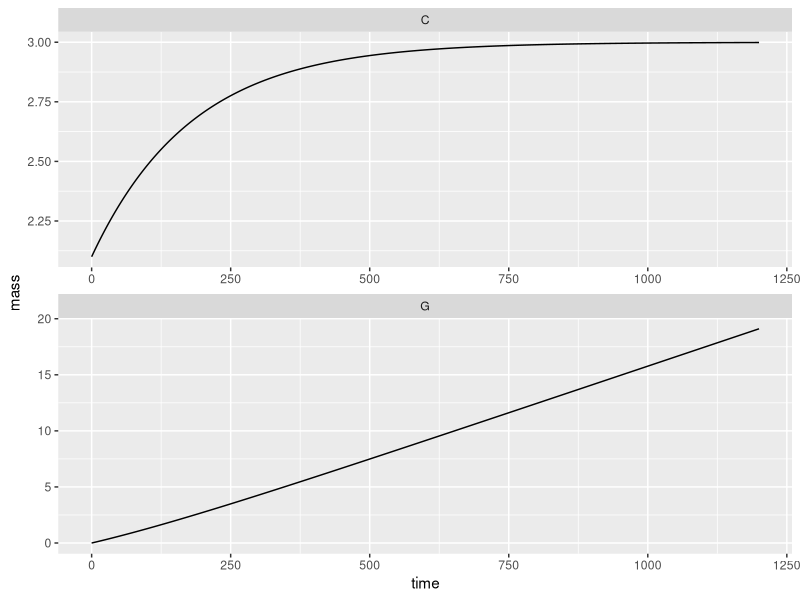
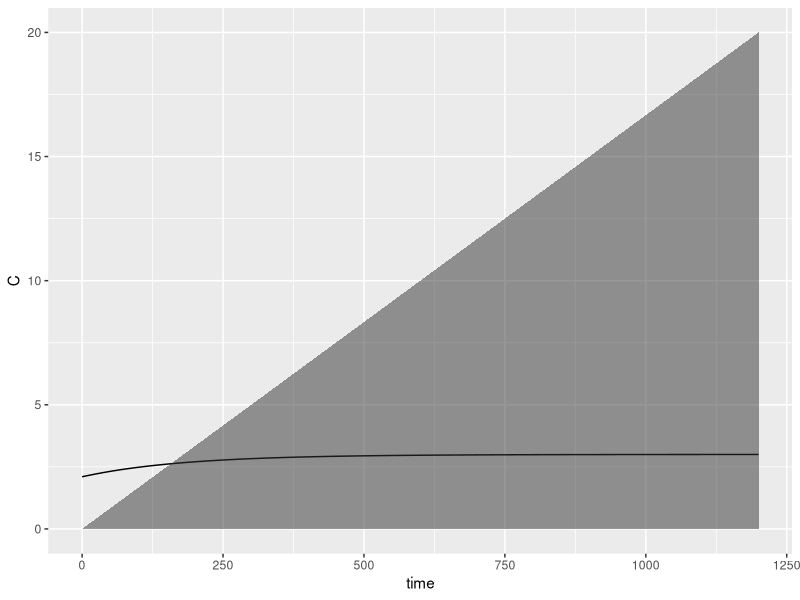
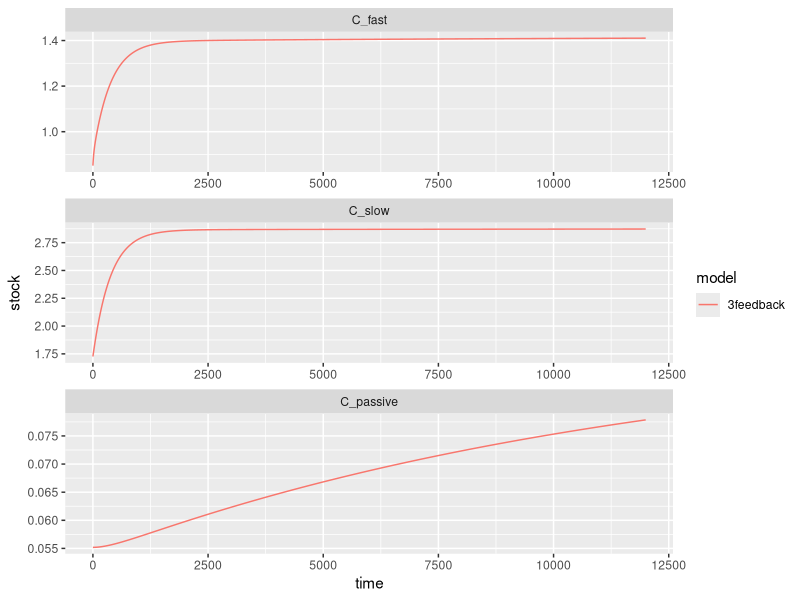
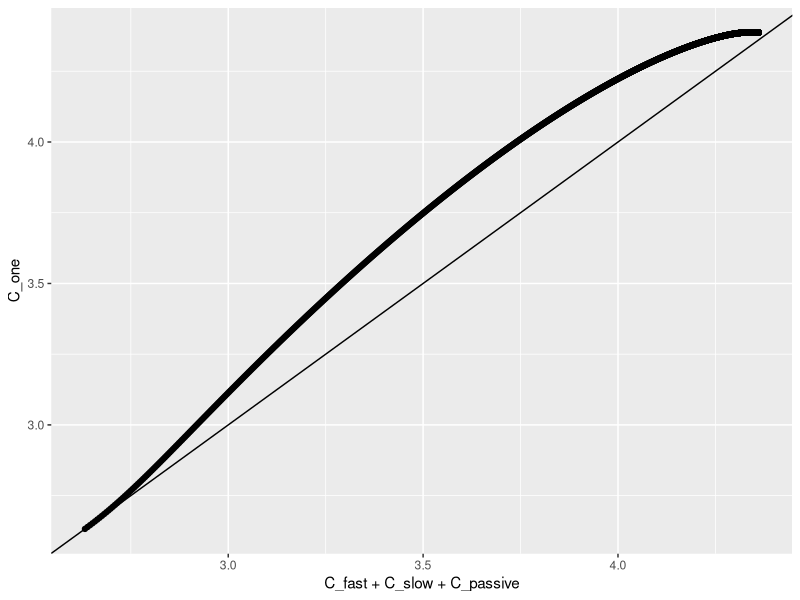
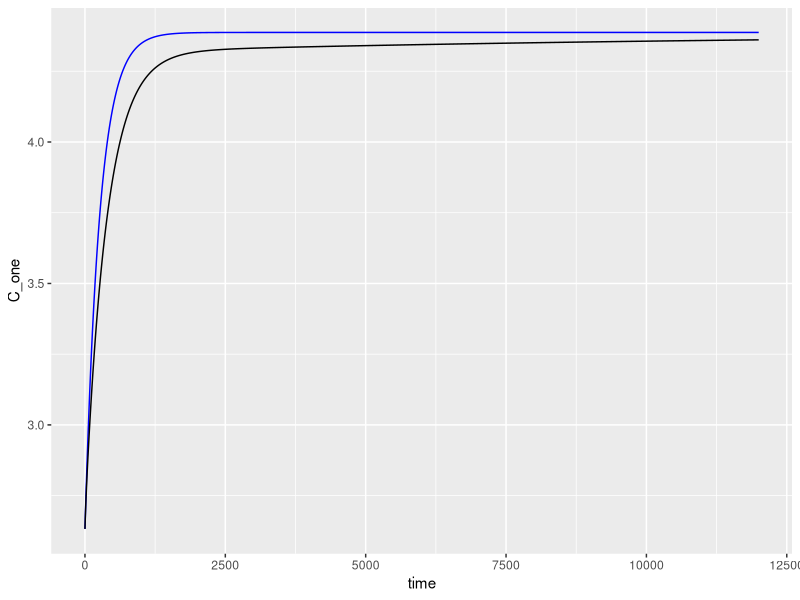

Here is the R script that generated these plots, in order: (Note: this script raises an error after producing the figures.)
## ---- chunk 1
#useful functions in here

library(tidyverse) #data library
library(deSolve) #ODE solver
library(DiagrammeR) #flow charts

knitr::opts_chunk$set(echo = TRUE)
## ---- chunk 2
 #u; [0, 2.5] kg-carbon m-2 yr-1; evenly split per month for now
parameter.ls <- list(inputs = 0.2/12, 
                     #\tau; [10, 50] yr, by month
                     turnoverTime = 15*12) 

simTime <- 100*12

#rate change function
dCdt_1pool <- function(t, y, parms){
  ## Debugging code below
  #t <- 0
  #y <- c(G = 0, InitialCarbon_1pool)
  #parms <- parameter.ls
  y <- unname(y)
  CO2 <- y[1] 
  soil <- y[2]
  
  dCO2 <- soil / parms$turnoverTime
  dSoil <- parms$inputs - soil / parms$turnoverTime
  
  #make a relative tolernance to ensure conservation of mass
  if(abs(parms$inputs - (dCO2 + dSoil))/parms$inputs > 1e-8){
    stop('Conservation of mass does not hold')
  }
  return(list(c(G = dCO2, C = dSoil)))
}

#steady state function
C_ss_1pool <- function(parms){
  ans <- parms$inputs * parms$turnoverTime
  return(c(C = ans))
}

InitialCarbon_1pool <- C_ss_1pool(parms = parameter.ls)*0.7

dCdt_1pool(t = 0, y = c(G = 0, InitialCarbon_1pool), parms = parameter.ls)

# Numerically solving this is a little bit overkill since 
# ...the differential equation is solvable but for generalizations here is the numerical
# ...solution from the function lsoda in the deSolve package
sim_1pool <- lsoda(y = c(G = 0, InitialCarbon_1pool),
                times = seq(0, simTime, by = 1/10),
                func = dCdt_1pool,
                parms = parameter.ls) %>%
  as.data.frame()

ggplot(sim_1pool %>%
         pivot_longer(cols = c(C, G), names_to = 'pool', values_to = 'mass')) +
  geom_line(aes(x=time, y=mass)) +
  facet_wrap(~pool, scales='free', ncol = 1)

## ---- chunk 3
##DELET ME :D
RespiredCarbon <- function(endtime, parms, initialstate) {
  G = parms$inputs*endtime +
      ((parms$inputs - initialstate/parms$turnoverTime)/parms$turnoverTime)*(1-exp(-endtime/parms$turnoverTime))
  return(G)
}

sim_1pool <- sim_1pool %>% 
  mutate(RespiredC = RespiredCarbon(endtime=time, parms=parameter.ls, initialstate=InitialCarbon_1pool) ) %>%
  mutate(cumulativeInputs = time * parameter.ls$inputs) %>%
  as.data.frame() %>%
  mutate(balanceC = C[1] + cumulativeInputs - (RespiredC + C))

 ggplot(sim_1pool) +
  geom_line(aes(x=time, y=C)) +
  geom_area(aes(x=time, y=RespiredC), alpha=0.5)



## ---- chunk 4

##3pool_feedback

#Notes on the input fraction calculations (gleaned from Parton's CENTURY model)
  #Parton uses MONTHLY time steps
  #Century breaks up plant residue into metabolic C and Structural C based on the Lignin to Nitrogen ratio.
    #We will be using a 7/1 Lignin to Nitrogen ratio, thus 12.5% of plant litter is in the form of metabolic C and 87.5% is a structural C.
    #Century then sends 45% of metabolic C to the fast pool (the rest decays before entering the soil pool). - including this fraction breaks mass balance so it is omitted
 #Century then sends a portion of structural C to the fast and slow pools based on the lignin fraction A.
    ### !!!! because I have no idea what the lignin fraction even is, I'm using the placeholder value of 50%.
    # 70% of A* Structural C goes to the Slow pool (rest decays before reaching soil) - including this fraction breaks mass balance so it is omitted
    # 45% (?) of (1-A)*Structural C goes to fast (rest decays before reaching soil) - including this fraction breaks mass balance so it is omitted

century_parameter.ls <- list(inputs = 0.2/12, #monthly; divided evenly between the months
                            input_to_fast = ((.125)+(.875*.5)),  
                            input_to_slow = .875*.5,  
                                                   #note: Century includes no direct inputs to the passive pool.
                     #fast turnover according to Century \tau; [2, 4] yr
                     turnoverTime_fast = 1.5*12,    #1.5y  
                     #slow turnover according to Century \tau; [20, 50] yr
                     turnoverTime_slow = 25*12,       #25y
                     #passive turnover according to Century \tau: [800, 1200] yr
                     turnoverTime_passive = 1000*12,  #1000y
                     
                       fast_to_slow = 0.486,       # This is determined in CENTURY based on a soil vs. silt & clay fraction
                                                        # if soil to silt+clay fraction is zero, then = .15-.004
                                                        # if fraction is 1, then =.83-.004
                                                        # currently using the average between the two: .486
                       fast_to_passive = 0.004,    #
                       slow_to_fast = 0.42,        #
                       slow_to_passive = 0.03,     #
                       passive_to_fast = 0.45,     #
                       passive_to_slow = 0         # CENTURY does not include this flow
                       )

#steady state calculations for each pool
C_ss_3feedback <- function(parms){
  allocation_vector <- matrix(c(parms$input_to_fast, 
                                parms$input_to_slow, 
                                1 - parms$input_to_fast - parms$input_to_slow),
                              nrow = 3)
  decay_matrix <- diag(x= 1/c(parms$turnoverTime_fast,
                             parms$turnoverTime_slow,
                             parms$turnoverTime_passive))
  transfer_matrix <- matrix(c(1,  -parms$slow_to_fast, -parms$passive_to_fast,
                              -parms$fast_to_slow, 1, -parms$passive_to_slow,
                              -parms$fast_to_passive, -parms$slow_to_passive,  1),
                            nrow = 3,
                            byrow=TRUE)
  #0 = inputs * allocation - decay_matrix %*% transfer_matrix %*% y
  #decay_matrix %*% transfer_matrix %*% y = inputs * allocation
  
  ans <- solve(decay_matrix  %*% transfer_matrix ,parms$inputs * allocation_vector)
  
  return(c(C_fast = ans[1],
           C_slow = ans[2],
           C_passive = ans[3]))
}


#ODE equation
dCdt_3feedback <- function(t, y, parms){
  G <- y[1]
 pools <- matrix(y[2:4], nrow=3)
 allocation_matrix <- matrix(c(parms$input_to_fast, 
                                parms$input_to_slow, 
                                1 - parms$input_to_fast - parms$input_to_slow),
                              nrow = 3)
  decay_matrix <- diag(x= 1/c(parms$turnoverTime_fast,
                             parms$turnoverTime_slow,
                             parms$turnoverTime_passive))
  transfer_matrix <- matrix(c(1,  -parms$slow_to_fast, -parms$passive_to_fast,
                              -parms$fast_to_slow, 1, -parms$passive_to_slow,
                              -parms$fast_to_passive, -parms$slow_to_passive,  1),
                            nrow = 3,
                            byrow=TRUE)
  ans <- parms$inputs * allocation_matrix - decay_matrix %*% transfer_matrix %*% pools
  
  resp <- decay_matrix %*% transfer_matrix %*% pools
  total_resp <- sum(resp)
  
  ##TRYING TO ADD RESPIRATION HERE AND IT AIN'T WORKIN##

  
  # dgasdt <- parms$turnoverTime_fast*(1- parms$fast_to_slow - parms$fast_to_passive)*ans[1]  +
  #         parms$turnoverTime_slow*(1- parms$slow_to_fast - parms$slow_to_passive)*ans[2]  +
  #         parms$turnoverTime_passsive*(1- parms$passive_to_fast - parms$passive_to_slow)*ans[3] 
  
  return(list(c(G = total_resp,
                C_fast = ans[1],
                C_slow = ans[2],
                C_passive = ans[3]
  )))
}


#initial value
InitialCarbon_3pool <- C_ss_3feedback(parms = century_parameter.ls)*0.6

#making a more realistic simulation time for a monthly model with turnover times in the 1000s
simTime <- 1000*12

#simulation
sim_3feedback <- lsoda(y = c(G=0, InitialCarbon_3pool),
                      times = 0:simTime,
                      func = dCdt_3feedback,
                      parms = century_parameter.ls) %>%
  as.data.frame() #%>%
  #pivot_longer(cols = C_fast:C_passive,
   #            names_to = 'pool',
   #            values_to = 'stock')%>%
  #mutate(pool = factor(pool, levels = c('C_fast', 'C_slow', 'C_passive')),
  #       model = '3feedback')

#Feedback graph by pools:
ggplot(sim_3feedback %>%
         pivot_longer(cols = C_fast:C_passive,
                      names_to = 'pool',
                      values_to = 'stock')%>%
         mutate(pool = factor(pool, levels = c('C_fast', 'C_slow', 'C_passive')),
                model = '3feedback')
) +
  geom_line(aes(x=time, y=stock, color = model)) +
  facet_wrap(~ pool, ncol=1, scales='free')

## ---- chunk 5
##One Pool Proxy Method:

#Proxy Decay Rate Calculation
Proxy_decayrate <- function(parms){
  decay_matrix <- diag(x= 1/c(parms$turnoverTime_fast,
                             parms$turnoverTime_slow,
                             parms$turnoverTime_passive))
  
  transfer_matrix <- matrix(c(1,  -parms$slow_to_fast, -parms$passive_to_fast,
                              -parms$fast_to_slow, 1, -parms$passive_to_slow,
                              -parms$fast_to_passive, -parms$slow_to_passive,  1),
                            nrow = 3,
                            byrow=TRUE)
  
   allocation_vector <- matrix(c(parms$input_to_fast, 
                                parms$input_to_slow, 
                                1 - parms$input_to_fast - parms$input_to_slow),
                              nrow = 3)
  
  ans <- sum(solve(decay_matrix %*% transfer_matrix) %*% allocation_vector)
  return(ans)
}  


##Adds the proxy rate to the main parameter list
century_parameter.ls$turnoverTime <- Proxy_decayrate(parms=century_parameter.ls)


#Initial Value for the One Pool Proxy, simulation, with name for lsoda output
InitialCarbon_1pool <- sum(C_ss_3feedback(parms = century_parameter.ls))*0.6

#Simulation with the one-pool model
sim_Feedback_OnePool <- lsoda(y = c(G=0, C_one = InitialCarbon_1pool),
                times = 0:simTime,
                func = dCdt_1pool,
                parms = century_parameter.ls) %>%
  as.data.frame()


sim_all <- sim_3feedback %>%
  full_join(sim_Feedback_OnePool, by = 'time', suffix = c('.3pool', '.proxy')) %>%
  mutate(flux_3pool = dCdt_3feedback(t = time, y = c(0, C_fast, C_slow, C_passive),
                                     parms = century_parameter.ls)[[1]][1], 
         flux_proxy = dCdt_1pool(t = time, y = c(0, C_one),
                                     parms = century_parameter.ls)[[1]][1], .by= everything())

#want time vs stock graph
#difference drive graph
ggplot(sim_all) +
  geom_point(aes(x=C_fast+C_slow+C_passive, y = C_one)) +
  geom_abline()

ggplot(sim_all) +
  geom_line(aes(x=time, y= C_one), color = 'blue') +
  geom_line(aes(x=time, y = C_fast+C_slow+C_passive))

# #Calculating total C in the Feedback run
# sim_3feedback <- sim_3feedback %>%
#   pivot_wider(names_from="pool", values_from="stock") %>%
#   mutate(Feedback_C_Total = C_fast + C_slow +C_passive) 
# 
# #Add the one-pool proxy column
# sim_3feedback$OnePoolProxy <- sim_Feedback_OnePool$C
# 
# 
# #Formatting the data for nice graphing:
# sim_3feedback <- sim_3feedback %>% 
#                     select(time, Feedback_C_Total, OnePoolProxy) %>%
#                     pivot_longer(cols = c("Feedback_C_Total", "OnePoolProxy"),
#                                  names_to = "model",
#                                  values_to = "stock")
# 
# 
# #Plot comparing the two
# ggplot(sim_3feedback) +
#   geom_line(aes(x=time, y=stock, color=model))


## ---- chunk 6
# #ODE equation with Respired Carbon
# dCdt_3feedback <- function(t, y, parms){
# 
#   dCf <- parms$inputs*parms$input_to_fast -
#           (1/parms$turnoverTime_fast)*y[1] +
#           (1/parms$turnoverTime_slow)*parms$slow_to_fast*y[2] +
#           (1/parms$turnoverTime_passive)*parms$passive_to_fast*y[3]
#     
#   dCs <- parms$inputs*parms$input_to_slow -
#           (1/parms$turnoverTime_slow)*y[2] +
#           (1/parms$turnoverTime_fast)*parms$fast_to_slow*y[1] +
#           (1/parms$turnoverTime_passive)*parms$passive_to_slow*y[3]
#   
#   dCp <- parms$inputs*(1-parms$input_to_fast- parms$input_to_slow) -
#           (1/parms$turnoverTime_passive)*y[3] +
#           (1/parms$turnoverTime_fast)*parms$fast_to_passive*y[1] +
#           (1/parms$turnoverTime_slow)*parms$slow_to_passive*y[2]
# 
#   dgas <-  parms$turnoverTime_fast*(1- parms$fast_to_slow - parms$fast_to_passive)*y[1]  +
#           parms$turnoverTime_slow*(1- parms$slow_to_fast - parms$slow_to_passive)*y[2]  +
#           parms$turnoverTime_passsive*(1- parms$passive_to_fast - parms$passive_to_slow)*y[3]
#   
#   return(list(c(C_fast = dCf,
#            C_slow = dCs,
#            C_passive = dCp,
#            Resp_C = dgas
#            )))
# }
# 
# #New Initial state with respired carbon column
# InitialCarbon_3pool <- c(C_ss_3feedback(parms = century_parameter.ls)*0.6, "Gas"=0)
# 
# #simulation
# sim_3feedback <- lsoda(y = InitialCarbon_3pool,
#                       times = 0:simTime,
#                       func = dCdt_3feedback,
#                       parms = century_parameter.ls) %>%
#   as.data.frame() %>%
#   pivot_longer(cols = C_fast:C_passive,
#                names_to = 'pool',
#                values_to = 'stock')%>%
#   mutate(pool = factor(pool, levels = c('C_fast', 'C_slow', 'C_passive')),
#          model = '3feedback')
# 
# 
# #Formatting data table for Respired C calculation (1pool)
# sim_3feedback <- sim_3feedback %>% 
#                     pivot_wider(names_from = "model", values_from = "stock") %>%
#                     mutate(Proxy_Respired_C = RespiredCarbon(endtime=time, parms=century_parameter.ls, initialstate=InitialCarbon_1pool))
# 
# 
# 

## ---- chunk 7
#paramter list with no inputs
no_input_century_parameter.ls <- century_parameter.ls %>% list_assign(inputs=0)

#Creates a simulation using the full feedback model starting at SS, turn off inputs at time 240 (twenty years, monthly time steps)
No_inputs_feedback_sim <- rbind(lsoda(y = C_ss_3feedback(parms = century_parameter.ls),
                                      times = 0:240,
                                      func = dCdt_3feedback,
                                      parms = century_parameter.ls) %>%
                                  as.data.frame(),
                              lsoda(y = C_ss_3feedback(parms = century_parameter.ls),
                                      times = 0:9760,
                                      func = dCdt_3feedback,
                                      parms = no_input_century_parameter.ls) %>%
                                  as.data.frame() %>%
                                  mutate(time=time+240)
                                ) %>%
                          mutate(Feedback_C_Total = C_fast + C_slow +C_passive) %>%
                          mutate(C_ps = C_passive + C_slow) %>%
                          as.data.frame
                


#Simulation with the one-pool model starting at SS, turn off inputs at time 240 (twenty years, monthly time steps)
No_inputs_one_pool_proxy_sim <- rbind(lsoda(y = sum(C_ss_3feedback(parms = century_parameter.ls)),
                                            times = 0:240,
                                            func = dCdt_1pool,
                                            parms = century_parameter.ls) %>%
                                       as.data.frame() %>%
                                       set_names(c("time", "One_Pool_Proxy")),
                                      
                                    lsoda(y = sum(C_ss_3feedback(parms = century_parameter.ls)),
                                            times = 0:9760,
                                            func = dCdt_1pool,
                                            parms = no_input_century_parameter.ls) %>%
                                      as.data.frame() %>%
                                      set_names(c("time", "One_Pool_Proxy")) %>%
                                      mutate(time=time+240)
                                )
#Makes a dataframe to compare the two simulations total carbon
no_input_model_comparison <- as.data.frame(cbind(No_inputs_feedback_sim$time, No_inputs_feedback_sim$Feedback_C_Total, No_inputs_one_pool_proxy_sim$One_Pool_Proxy)) %>% 
    set_names(c("time", "Feedback_C_Total", "One_Pool_Proxy")) %>%
    pivot_longer(cols = c("Feedback_C_Total", "One_Pool_Proxy"),
                                 names_to = "model",
                                 values_to = "stock")



ggplot(no_input_model_comparison)  +
  # geom_area(data=No_inputs_feedback_sim, aes(x=time, y=C_passive), alpha=0.1, fill="firebrick")+
  # geom_area(data=No_inputs_feedback_sim, aes(x=time, y=C_ps), alpha=0.1, fill="firebrick")+
  # geom_area(data=No_inputs_feedback_sim, aes(x=time, y=Feedback_C_Total), alpha=0.1, fill="firebrick")+
  geom_line(aes(x=time, y=stock, color=model)) +
  geom_vline(xintercept=240, alpha=0.5, linetype="dashed") +
  labs(title="Inputs cut off after 20 years", y="Total Carbon (kg C/(m^2 yr))", x="Time (in months)" )



## ---- chunk 8
#Function for simulation with the 3feedback model, adjusting the inputs for seasonal change
dCdt_seasonal_3feedback <- function(t, y, parms, input_type = 'seasonal' ){
  pools <- matrix(y, nrow=3)
  allocation_matrix <- matrix(c(parms$input_to_fast, 
                                parms$input_to_slow, 
                                1 - parms$input_to_fast - parms$input_to_slow),
                              nrow = 3)
  decay_matrix <- diag(x= 1/c(parms$turnoverTime_fast,
                             parms$turnoverTime_slow,
                             parms$turnoverTime_passive))
  transfer_matrix <- matrix(c(1,  -parms$slow_to_fast, -parms$passive_to_fast,
                              -parms$fast_to_slow, 1, -parms$passive_to_slow,
                              -parms$fast_to_passive, -parms$slow_to_passive,  1),
                            nrow = 3,
                            byrow=TRUE)
  #dcdt = inputs * allocation + transfer_matrix %*% decay_matrix %*% y
  #decay_matrix %*% transfer_matrix %*% y = - inputs * allocation
  
  if(input_type == 'seasonal'){
    flux_input <- (5/300)*sin((pi/6)*t+(3*pi/2))+(5/300) #offset by the parms$input parameter
  }else{
    flux_input <- parms$inputs
  }
  
  ans <- flux_input * allocation_matrix - decay_matrix %*% transfer_matrix %*% y
  ##check conservation of mass
  return(list(c(C_fast = ans[1],
           C_slow = ans[2],
           C_passive = ans[3]))) #add in CO2 pool
}


#Demonstration simulation that the method works to create seasonal change, over 5 years
seasonal_sim_3feedback <- lsoda(y = C_ss_3feedback(parms = century_parameter.ls),
                                      times = 0:60,
                                      func = dCdt_seasonal_3feedback,
                                      parms = century_parameter.ls) %>%
                                  as.data.frame() %>% 
                                  mutate(Feedback_C_total = C_fast+C_slow+C_passive)

                                  

ggplot(pivot_longer(data=seasonal_sim_3feedback, cols = C_fast:C_passive, names_to = "pool", values_to = "stock")) +
  geom_line(aes(x=time, y=stock, color=pool)) +
  geom_line(aes(x=time, y=Feedback_C_total))


#One-Pool rate change function, with seasonal rate of change
  ##The calucation of the Proxy decay rate relies on a steady state solution, which technically does not exist when inputs change - we then assume that the average over the year is constant, and that the steady state solution suffices.

dCdt_seasonal_1pool <- function(t, y, parms){
  flux_input <- (5/300)*sin((pi/6)*t+(3*pi/2))+(5/300)
  ans <- flux_input - y / parms$turnoverTime
  return(list(ans))
}


#Demonstration simulation that the method works to create seasonal change, over 5 years
seasonal_sim_1pool <- lsoda(y = sum(C_ss_3feedback(parms = century_parameter.ls)) %>% setNames("C"),
                                      times = 0:60,
                                      func = dCdt_seasonal_1pool,
                                      parms = century_parameter.ls) %>%
                                  as.data.frame() %>%
                                  rename(One_Pool_Proxy = C)

ggplot(seasonal_sim_1pool) +
  geom_line(aes(x=time, y=One_Pool_Proxy))

                                
#Makes a dataframe to compare the two simulations total carbon
seasonal_inputs_model_comparison <- as.data.frame(cbind(seasonal_sim_3feedback$time, seasonal_sim_3feedback$Feedback_C_total, seasonal_sim_1pool$One_Pool_Proxy)) %>% 
    set_names(c("time", "Feedback_C_Total", "One_Pool_Proxy")) %>%
    pivot_longer(cols = c("Feedback_C_Total", "One_Pool_Proxy"),
                                 names_to = "model",
                                 values_to = "stock")



ggplot(seasonal_inputs_model_comparison)  +
  geom_line(aes(x=time, y=stock, linetype=model, color=model)) +
  labs(title="Seasonal Variation over 5 Years", y="Total Carbon (kg C/(m^2 yr))", x="Time (in months)" )
